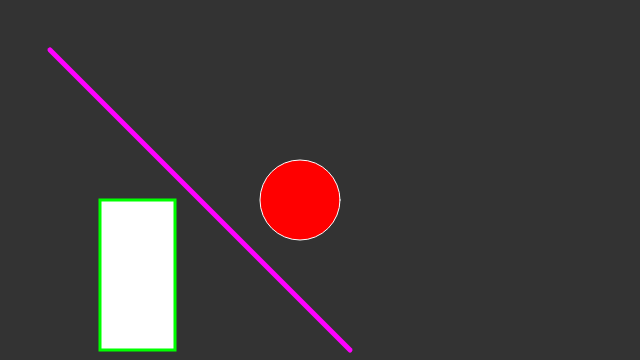
Frame 1 (no input)
Frame 60 (no input): identical to frame 1, image omitted
Frame 120 (the mouse pressed at the canvas centre since frame 60): identical to frame 1, image omitted

The p5.js sketch that drew this single still picture (run headless with seeded random() and noise() and a simulated clock; from frame 60 on, the mouse is pressed at the canvas centre):

// p5.js sketch
// ── sketch.js
function setup() {
  // Setting up background environment
  createCanvas(640, 360);
}

function draw() {
  // Set background color
  background(51);

  // White rectangle with green border, border size 3
  fill(255);
  stroke(0, 255, 0);
  strokeWeight(3);
  rect(100, 200, 75, 150);

  // Red ellipse with white border, border size 1
  fill(255, 0, 0);
  stroke(255);
  strokeWeight(1);
  ellipse(300, 200, 80, 80);

  // Purple line with weight 5
  stroke(255, 0, 255);
  strokeWeight(5);
  line(50, 50, 350, 350);
}
